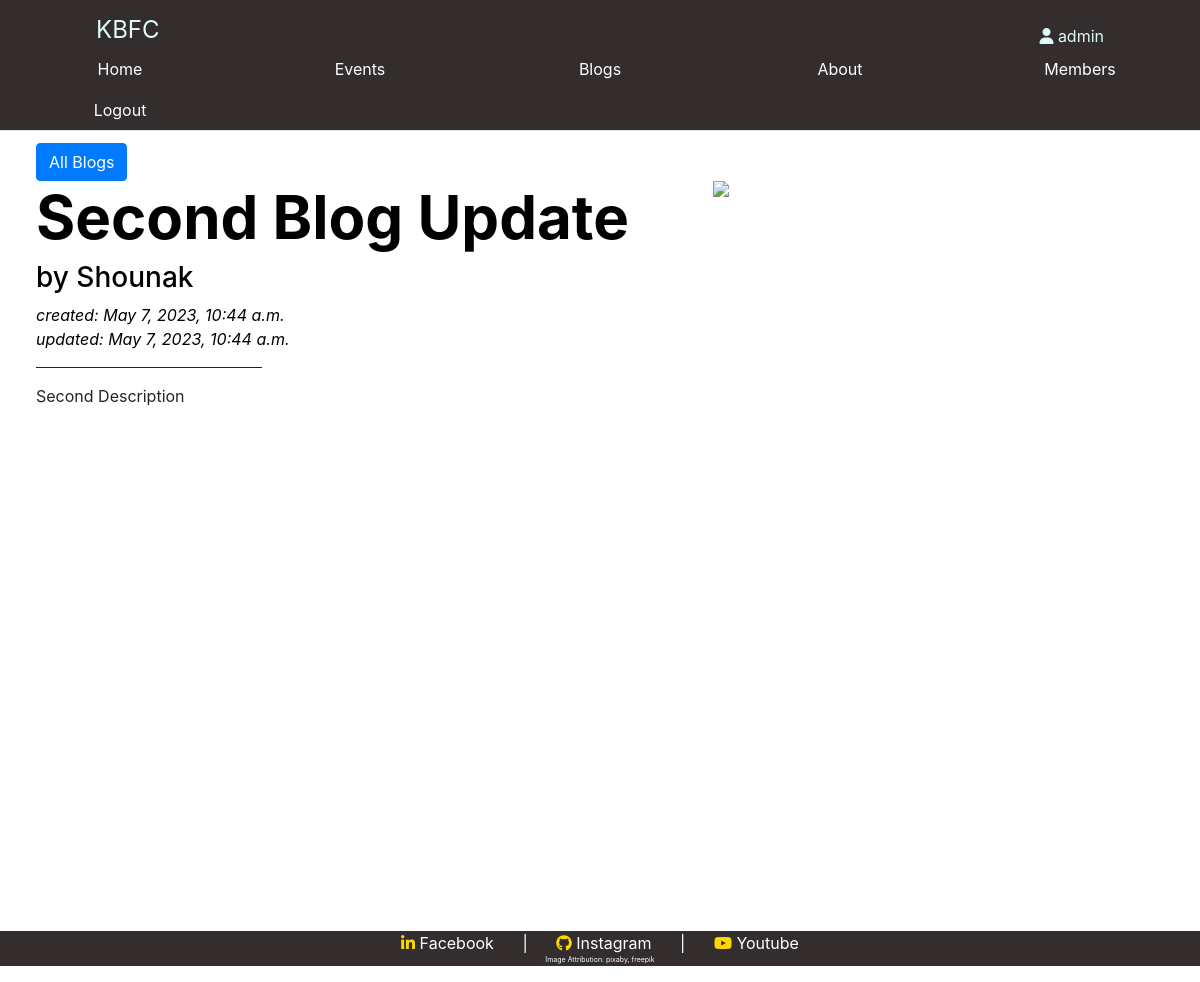
Screenshot of /blogs/2 (signed in) with the database file from the repository.
### blogs/models.py (models this page shows, shortened)
class Blogs(models.Model):
    title = models.CharField(
        max_length=100,
        validators=[MinLengthValidator(5, "Title must be minimum 5 characters.")],
    )
    content = models.TextField()
    author = models.ForeignKey(settings.AUTH_USER_MODEL, on_delete=models.CASCADE)
    created_at = models.DateTimeField(auto_now_add=True)
    updated_at = models.DateTimeField(auto_now=True)
    tags = TaggableManager(blank=True)
    class Meta():
        verbose_name_plural = "Blogs"

### blogs/views.py (the view)
# urls.py: path("<int:pk>", views.BlogDetailView.as_view(), name="blogs_detail"),
class BlogDetailView(AuthorDetailView):
    model = Blogs

### blogs/templates/blogs/blogs_detail.html (shortened to what this page needs)
{% include 'home/header.html' %} {% include 'home/messages.html' %} {%block blogdetail%} {% if user.is_authenticated %} {% load static %}
<a class="btn btn-primary" href="{% url 'blogs:blogs_list' %}" role="button">All Blogs</a>
<div>
    <div class="anti-img-left">
        <img class="img-right" src="/static/blogs/detail.jpg">
        <h1><strong>{{ blogs.title }}</strong></h1>
        <h3>by {{blogs.author}}</h3>
        <p style="font-style: italic;">created: {{ blogs.created_at }}
            <br>updated: {{ blogs.updated_at }}<br>
            </p>
    </div>
    <hr style="width:20%;" align=left>
    <p>{{ blogs.content }}</p>
    </div>
{% else %} Please Login First {% endif %} {%endblock%} {% include 'home/footer.html' %}

### home/templates/home/header.html (shortened to what this page needs)
<!DOCTYPE html>
<html>
  <head>
    <link rel="stylesheet" href="https://cdn.jsdelivr.net/npm/bootstrap@4.0.0/dist/css/bootstrap.min.css">
    {% load static %}
    <link rel="stylesheet" href="{% static 'home/style.css' %}" />
  </head>
  <body>
    <div id="navbar">
      <div style="display : flex; flex-direction : row;">
      <div id="indo"><a href="{%url 'home:homepage'%}"> KBFC </a></div>
      <div id="user">
        <i class="fa fa-user" aria-hidden="true"></i>
        {% if user.is_authenticated %}
        {{user.username}}
        {%else%}
         Guest
        {%endif%}
      </div>
      </div>
      <div id="navdiv">
        <ul class="nav nav-tabs">
          <li class="nav-item">
            <a class="nav-link" aria-current="page" href="{% url 'home:homepage' %}"
              >Home</a
            >
          </li>
          <li class="nav-item">
            <a class="nav-link" aria-current="page" href="{% url 'events:eventlist' %}"
              >Events</a
            >
          </li>
          <li class="nav-item">
            <a class="nav-link" aria-current="page" href="{% url 'blogs:blogs_list' %}"
              >Blogs</a
            >
          </li>
          <li class="nav-item">
            <a class="nav-link" aria-current="page" href="{% url 'home:about' %}"
              >About</a
            >
          </li>
          {% if user.is_authenticated %}
          <li class="nav-item">
            <a class="nav-link" href="{%url 'members:memberlist'%}">Members</a>
          </li>
          <li class="nav-item">
            <a class="nav-link" href="{%url 'home:logout'%}">Logout</a>
          </li>
          {% else %}
          <li class="nav-item navs">
            <a class="nav-link" href="{%url 'home:login'%}">Login</a>
          </li>
          {% endif %}
        </ul>
      </div>
    </div>
<div class="bodycontent">

### static/home/style.css (style rules this page uses)
.nav-item { width:20%; font-size: 1em; }
.bodycontent { padding: 1% 3%; min-height: 800px; }
#navbar { text-align:center; background-color: #332d2d; color: white; }
#navbar a { color: white; }
#indo { font-size: 1.5em; text-align: left; padding: 1% 0% 0% 8%; width:50%; }
#indo a { color:rgb(222, 250, 250); }
#user { font-size: 1em; text-align: right; padding: 2% 8% 0% 0%; width:50%; color:rgb(222, 250, 250); }
.anti-img-left { text-align: left; color:black; }
hr { border-top: 1px solid; width: 70%; }
.img-right { float:right; width:40%; }
h1 { font-size:5vw; }

### rows the page displays
Blogs: title "Second Blog Update", author "Shounak", created_at "May 7, 2023, 10:44 a.m.", updated_at "May 7, 2023, 10:44 a.m.", content "Second Description"

### other values shown
{{ user.username }} "admin"
